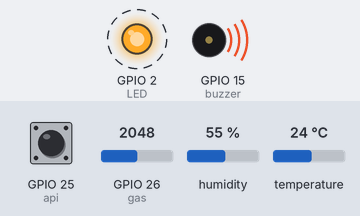
The sketch below on a simulated ESP32. Parts: output pins drawn as LEDs (lit = HIGH), buzzer (waves = sounding, pin HIGH). Dashed ring = blinking. Inputs (shaded band) come from the test bench; at power-on: GPIO 26 (gas) = 2048, GPIO 25 (api) HIGH, humidity 55 %, temperature 24 °C. WiFi joins after 1.5 s; servers stay silent unless stated; what the sketch prints to the serial monitor is not drawn.

Above: at 3.0 s.
3.1 s: GPIO 26 (gas) set to 2464
6.6 s: GPIO 26 (gas) set to 2557
At 7.8 s:
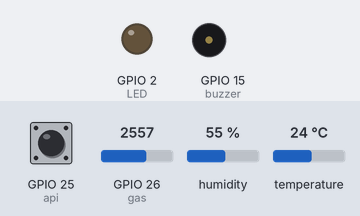
Timing chart, 0 to 9.6 s (numbered marks = the images above; inputs shaded):
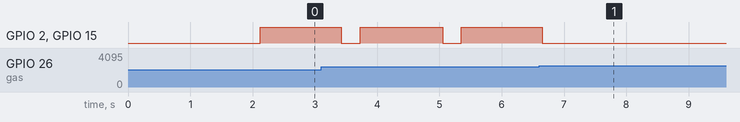

The sketch:

TubesSisterCloud.ino
```cpp
#include <WiFi.h>
#include <WiFiClientSecure.h>
#include <UniversalTelegramBot.h>
#include <ArduinoJson.h>
#include <DHT.h>
#define LED 2
#define buzzer 15
#define api 25
#define gas 26
#define DHTPIN 27
#define DHTTYPE DHT11
DHT dht(DHTPIN, DHTTYPE);

const char* ssid = "KP Sanak";
const char* password = "minangkabau99";

#define BOTtoken "5925192251:AAEOPqvHaNofCbGRlM53rKwAflD3e05MMzA"
#define CHAT_ID "1137528117"

WiFiClientSecure client;
UniversalTelegramBot bot(BOTtoken, client);
int botRequestDelay = 1000;
unsigned long lastTimeBotRan;

void handleNewMessages(int numNewMessages) {
  Serial.println("handleNewMessages");
  Serial.println(String(numNewMessages));

  int sensor_api = digitalRead(api);
  int sensor_gas = analogRead(gas);
  float h = dht.readHumidity();
  float t = dht.readTemperature();
  String sensorgas, lembab, temp;
  sensorgas = String(sensor_gas);
  lembab = String(h);
  temp = String(t);

  for (int i=0; i<numNewMessages; i++) {
    String chat_id = String(bot.messages[i].chat_id);

    String text = bot.messages[i].text;
    Serial.println(text);

    String from_name = bot.messages[i].from_name;

    if (text == "/mulai") {
      String welcome = "Selamat Datang, " + from_name + ".\n";
      welcome += "/gas untuk melihat kondisi gas sekitar \n";
      welcome += "/kelembaban untuk melihat kondisi kelembaban udara sekitar \n";
      welcome += "/temperatur untuk melihat temperatur sekitar \n";
      welcome += "/semua_kondisi untuk melihat semua kondisi \n";
      bot.sendMessage(chat_id, welcome, "");
    }

     if (text == "/gas") {
       bot.sendMessage(chat_id, sensorgas, "");
     }
     if (text == "/kelembaban") {
       bot.sendMessage(chat_id, lembab, "");
     }
     if (text == "/temperatur") {
       bot.sendMessage(chat_id, temp, "");
     }
     if (text == "/semua_kondisi") {
       bot.sendMessage(chat_id, sensorgas, "");
       bot.sendMessage(chat_id, lembab, "");
       bot.sendMessage(chat_id, temp, "");
     }

  }
}

void setup() {
  Serial.begin(9600);
  pinMode(LED, OUTPUT);
  pinMode(buzzer, OUTPUT);
  pinMode(api, INPUT);
  pinMode(gas, INPUT);
  dht.begin();

  Serial.print("Connecting Wifi: ");
  Serial.println(ssid);

  WiFi.mode(WIFI_STA);
  WiFi.begin(ssid, password);
  client.setCACert(TELEGRAM_CERTIFICATE_ROOT);

  while (WiFi.status() != WL_CONNECTED) {
    Serial.print(".");
    delay(500);
  }

  Serial.println("");
  Serial.println("WiFi connected");
  Serial.print("IP address: ");
  Serial.println(WiFi.localIP());

  bot.sendMessage(CHAT_ID, "Klik /mulai untuk lanjut", "");
}

void loop() {
  int sensor_api = digitalRead(api);
  int sensor_gas = analogRead(gas);
  Serial.print(sensor_gas);
  float h = dht.readHumidity();
  float t = dht.readTemperature();

  if (sensor_api == LOW){
    bot.sendMessage(CHAT_ID, "KEBAKARAN!!!", "");
    digitalWrite(LED, HIGH);
    digitalWrite(buzzer, HIGH);
  }
  else{
    digitalWrite(LED, LOW);
    digitalWrite(buzzer, LOW);
  }
  if (sensor_gas < 2500){
    bot.sendMessage(CHAT_ID, "Ada Gas Terdeteksi", "");
    digitalWrite(LED, HIGH);
    Serial.print(sensor_gas);
    digitalWrite(buzzer, HIGH);
  }
  else{
    digitalWrite(LED, LOW);
    digitalWrite(buzzer, LOW);
  }
  if (isnan(h) || isnan(t)) {
    Serial.println("Failed to read from DHT sensor!");
    return;
  }
  delay(1000);

  if (millis() > lastTimeBotRan + botRequestDelay)  {
    int numNewMessages = bot.getUpdates(bot.last_message_received + 1);

    while(numNewMessages) {
      Serial.println("got response");
      handleNewMessages(numNewMessages);
      numNewMessages = bot.getUpdates(bot.last_message_received + 1);
    }
    lastTimeBotRan = millis();
  }
}
```

Measured:
- the behaviour switches between 2499 and 2500 on GPIO 26 (gas) (found by bisection; images 0 and 1)
- after the input at 6.6 s, GPIO 2 (LED), GPIO 15 (buzzer): goes on until 6.7 s, then stays LOW
- by itself, GPIO 2 (LED), GPIO 15 (buzzer): alternates HIGH for 1.3 s and LOW for 0.30 s
